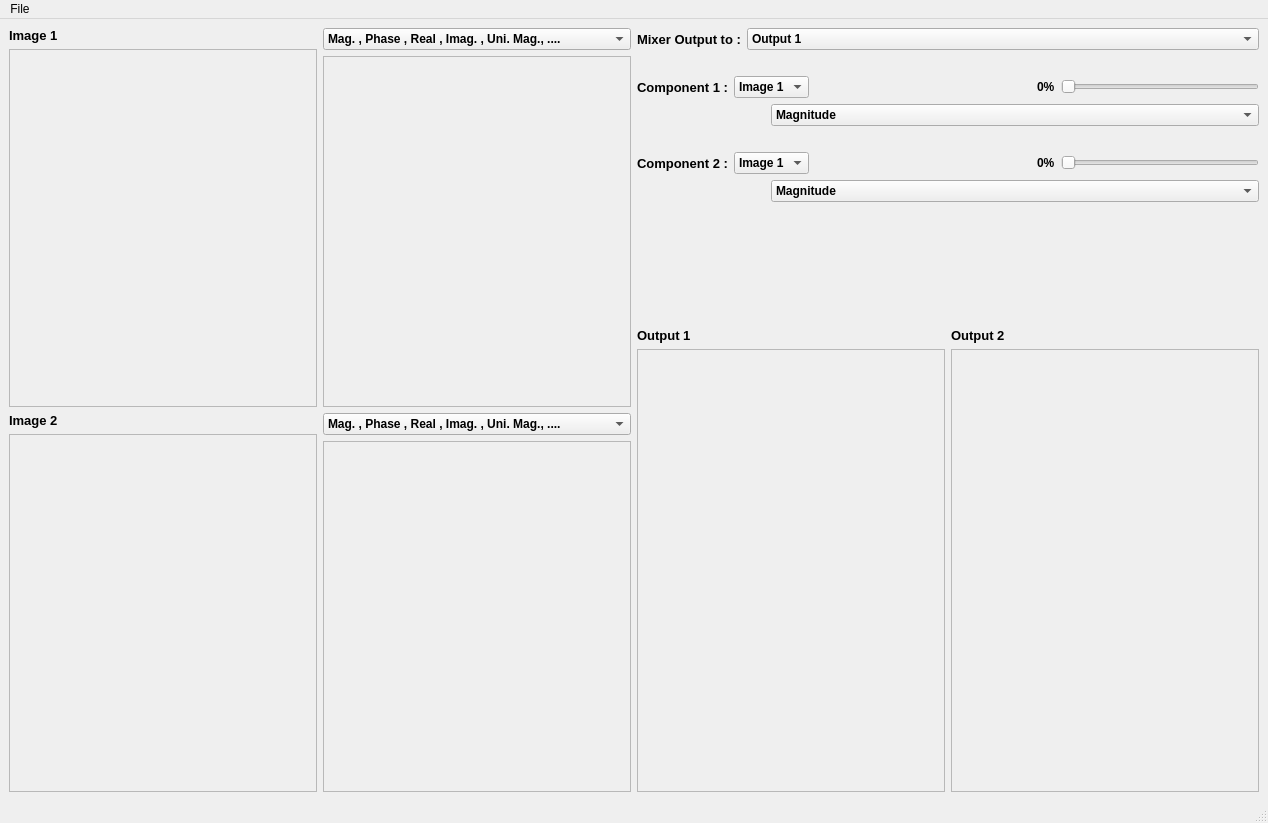
<?xml version="1.0" encoding="UTF-8"?>
<ui version="4.0">
 <class>MainWindow</class>
 <widget class="QMainWindow" name="MainWindow">
  <property name="geometry">
   <rect>
    <x>0</x>
    <y>0</y>
    <width>1268</width>
    <height>823</height>
   </rect>
  </property>
  <property name="windowTitle">
   <string>Image Mixer</string>
  </property>
  <widget class="QWidget" name="centralwidget">
   <layout class="QHBoxLayout" name="horizontalLayout_5">
    <item>
     <layout class="QHBoxLayout" name="horizontalLayout_3">
      <item>
       <layout class="QHBoxLayout" name="horizontalLayout_9">
        <item>
         <layout class="QVBoxLayout" name="verticalLayout_10">
          <item>
           <layout class="QVBoxLayout" name="verticalLayout">
            <item>
             <widget class="QLabel" name="label_img1">
              <property name="font">
               <font>
                <pointsize>10</pointsize>
                <weight>75</weight>
                <bold>true</bold>
               </font>
              </property>
              <property name="text">
               <string>Image 1</string>
              </property>
              <property name="alignment">
               <set>Qt::AlignLeading|Qt::AlignLeft|Qt::AlignVCenter</set>
              </property>
             </widget>
            </item>
            <item>
             <widget class="QScrollArea" name="scrollArea_img1">
              <property name="widgetResizable">
               <bool>true</bool>
              </property>
              <widget class="QWidget" name="scrollAreaWidgetContents">
               <property name="geometry">
                <rect>
                 <x>0</x>
                 <y>0</y>
                 <width>299</width>
                 <height>337</height>
                </rect>
               </property>
               <layout class="QGridLayout" name="gridLayout">
                <item row="0" column="0">
                 <widget class="ImageView" name="view_img1" native="true"/>
                </item>
               </layout>
              </widget>
             </widget>
            </item>
           </layout>
          </item>
          <item>
           <layout class="QVBoxLayout" name="verticalLayout_3">
            <item>
             <widget class="QLabel" name="label_img2">
              <property name="font">
               <font>
                <pointsize>10</pointsize>
                <weight>75</weight>
                <bold>true</bold>
               </font>
              </property>
              <property name="text">
               <string>Image 2</string>
              </property>
             </widget>
            </item>
            <item>
             <widget class="QScrollArea" name="scrollArea_img1_2">
              <property name="widgetResizable">
               <bool>true</bool>
              </property>
              <widget class="QWidget" name="scrollAreaWidgetContents_3">
               <property name="geometry">
                <rect>
                 <x>0</x>
                 <y>0</y>
                 <width>299</width>
                 <height>336</height>
                </rect>
               </property>
               <layout class="QGridLayout" name="gridLayout_2">
                <item row="0" column="0">
                 <widget class="ImageView" name="view_img2" native="true"/>
                </item>
               </layout>
              </widget>
             </widget>
            </item>
           </layout>
          </item>
         </layout>
        </item>
        <item>
         <layout class="QVBoxLayout" name="verticalLayout_11">
          <item>
           <layout class="QVBoxLayout" name="verticalLayout_2">
            <item>
             <widget class="QComboBox" name="img1_comp">
              <property name="font">
               <font>
                <weight>75</weight>
                <bold>true</bold>
               </font>
              </property>
              <property name="contextMenuPolicy">
               <enum>Qt::DefaultContextMenu</enum>
              </property>
              <property name="accessibleName">
               <string>&lt;html&gt;&lt;head/&gt;&lt;body&gt;&lt;p&gt;Img1 Comp.&lt;/p&gt;&lt;/body&gt;&lt;/html&gt;</string>
              </property>
              <property name="currentIndex">
               <number>0</number>
              </property>
              <item>
               <property name="text">
                <string>Mag. , Phase , Real , Imag. , Uni. Mag., ....</string>
               </property>
              </item>
              <item>
               <property name="text">
                <string notr="true">Magnitude</string>
               </property>
              </item>
              <item>
               <property name="text">
                <string>Phase</string>
               </property>
              </item>
              <item>
               <property name="text">
                <string>Real</string>
               </property>
              </item>
              <item>
               <property name="text">
                <string>Imaginary</string>
               </property>
              </item>
              <item>
               <property name="text">
                <string>Uniform Magnitude</string>
               </property>
              </item>
              <item>
               <property name="text">
                <string>Uniform Phase</string>
               </property>
              </item>
             </widget>
            </item>
            <item>
             <widget class="QScrollArea" name="scrollArea_2">
              <property name="widgetResizable">
               <bool>true</bool>
              </property>
              <widget class="QWidget" name="scrollAreaWidgetContents_2">
               <property name="geometry">
                <rect>
                 <x>0</x>
                 <y>0</y>
                 <width>299</width>
                 <height>336</height>
                </rect>
               </property>
               <layout class="QGridLayout" name="gridLayout_4">
                <item row="0" column="0">
                 <widget class="ImageView" name="view_comp1" native="true"/>
                </item>
               </layout>
              </widget>
             </widget>
            </item>
           </layout>
          </item>
          <item>
           <layout class="QVBoxLayout" name="verticalLayout_4">
            <item>
             <widget class="QComboBox" name="img2_comp">
              <property name="font">
               <font>
                <weight>75</weight>
                <bold>true</bold>
               </font>
              </property>
              <property name="contextMenuPolicy">
               <enum>Qt::DefaultContextMenu</enum>
              </property>
              <property name="accessibleName">
               <string>&lt;html&gt;&lt;head/&gt;&lt;body&gt;&lt;p&gt;Img1 Comp.&lt;/p&gt;&lt;/body&gt;&lt;/html&gt;</string>
              </property>
              <property name="currentIndex">
               <number>0</number>
              </property>
              <item>
               <property name="text">
                <string>Mag. , Phase , Real , Imag. , Uni. Mag., ....</string>
               </property>
              </item>
              <item>
               <property name="text">
                <string notr="true">Magnitude</string>
               </property>
              </item>
              <item>
               <property name="text">
                <string>Phase</string>
               </property>
              </item>
              <item>
               <property name="text">
                <string>Real</string>
               </property>
              </item>
              <item>
               <property name="text">
                <string>Imaginary</string>
               </property>
              </item>
              <item>
               <property name="text">
                <string>Uniform Magnitude</string>
               </property>
              </item>
              <item>
               <property name="text">
                <string>Uniform Phase</string>
               </property>
              </item>
             </widget>
            </item>
            <item>
             <widget class="QScrollArea" name="scrollArea_img2">
              <property name="widgetResizable">
               <bool>true</bool>
              </property>
              <widget class="QWidget" name="scrollAreaWidgetContents_4">
               <property name="geometry">
                <rect>
                 <x>0</x>
                 <y>0</y>
                 <width>299</width>
                 <height>335</height>
                </rect>
               </property>
               <layout class="QGridLayout" name="gridLayout_3">
                <item row="0" column="0">
                 <widget class="ImageView" name="view_comp2" native="true"/>
                </item>
               </layout>
              </widget>
             </widget>
            </item>
           </layout>
          </item>
         </layout>
        </item>
       </layout>
      </item>
      <item>
       <layout class="QVBoxLayout" name="verticalLayout_18">
        <item>
         <layout class="QVBoxLayout" name="verticalLayout_17">
          <item>
           <layout class="QVBoxLayout" name="verticalLayout_16">
            <item>
             <layout class="QVBoxLayout" name="verticalLayout_15">
              <item>
               <layout class="QVBoxLayout" name="verticalLayout_14">
                <item>
                 <layout class="QVBoxLayout" name="verticalLayout_9">
                  <item>
                   <layout class="QFormLayout" name="formLayout_3">
                    <item row="0" column="0">
                     <widget class="QLabel" name="label_mixer">
                      <property name="font">
                       <font>
                        <pointsize>10</pointsize>
                        <weight>75</weight>
                        <bold>true</bold>
                       </font>
                      </property>
                      <property name="text">
                       <string>Mixer Output to :</string>
                      </property>
                     </widget>
                    </item>
                    <item row="0" column="1">
                     <widget class="QComboBox" name="comboBox_out">
                      <property name="font">
                       <font>
                        <weight>75</weight>
                        <bold>true</bold>
                       </font>
                      </property>
                      <property name="currentIndex">
                       <number>0</number>
                      </property>
                      <item>
                       <property name="text">
                        <string>Output 1</string>
                       </property>
                      </item>
                      <item>
                       <property name="text">
                        <string>Output 2</string>
                       </property>
                      </item>
                     </widget>
                    </item>
                   </layout>
                  </item>
                  <item>
                   <spacer name="horizontalSpacer_5">
                    <property name="orientation">
                     <enum>Qt::Horizontal</enum>
                    </property>
                    <property name="sizeHint" stdset="0">
                     <size>
                      <width>40</width>
                      <height>20</height>
                     </size>
                    </property>
                   </spacer>
                  </item>
                 </layout>
                </item>
                <item>
                 <layout class="QVBoxLayout" name="verticalLayout_12">
                  <item>
                   <layout class="QVBoxLayout" name="verticalLayout_7">
                    <item>
                     <layout class="QHBoxLayout" name="horizontalLayout_4">
                      <item>
                       <widget class="QLabel" name="label_comp1">
                        <property name="font">
                         <font>
                          <pointsize>10</pointsize>
                          <weight>75</weight>
                          <bold>true</bold>
                         </font>
                        </property>
                        <property name="text">
                         <string>Component 1 :</string>
                        </property>
                       </widget>
                      </item>
                      <item>
                       <widget class="QComboBox" name="comboBox1_img">
                        <property name="font">
                         <font>
                          <weight>75</weight>
                          <bold>true</bold>
                         </font>
                        </property>
                        <property name="currentIndex">
                         <number>0</number>
                        </property>
                        <item>
                         <property name="text">
                          <string>Image 1</string>
                         </property>
                        </item>
                        <item>
                         <property name="text">
                          <string>Image 2</string>
                         </property>
                        </item>
                       </widget>
                      </item>
                      <item>
                       <spacer name="horizontalSpacer_2">
                        <property name="orientation">
                         <enum>Qt::Horizontal</enum>
                        </property>
                        <property name="sizeHint" stdset="0">
                         <size>
                          <width>40</width>
                          <height>20</height>
                         </size>
                        </property>
                       </spacer>
                      </item>
                      <item>
                       <layout class="QHBoxLayout" name="horizontalLayout_2">
                        <item>
                         <widget class="QLabel" name="slide1_label">
                          <property name="font">
                           <font>
                            <weight>75</weight>
                            <bold>true</bold>
                           </font>
                          </property>
                          <property name="text">
                           <string>0%</string>
                          </property>
                         </widget>
                        </item>
                        <item>
                         <widget class="QSlider" name="Slider1">
                          <property name="maximum">
                           <number>100</number>
                          </property>
                          <property name="orientation">
                           <enum>Qt::Horizontal</enum>
                          </property>
                         </widget>
                        </item>
                       </layout>
                      </item>
                     </layout>
                    </item>
                    <item>
                     <layout class="QFormLayout" name="formLayout">
                      <item row="0" column="0">
                       <spacer name="horizontalSpacer">
                        <property name="orientation">
                         <enum>Qt::Horizontal</enum>
                        </property>
                        <property name="sizeHint" stdset="0">
                         <size>
                          <width>128</width>
                          <height>19</height>
                         </size>
                        </property>
                       </spacer>
                      </item>
                      <item row="0" column="1">
                       <widget class="QComboBox" name="comboBox_comp1">
                        <property name="font">
                         <font>
                          <weight>75</weight>
                          <bold>true</bold>
                         </font>
                        </property>
                        <property name="currentIndex">
                         <number>0</number>
                        </property>
                        <item>
                         <property name="text">
                          <string>Magnitude</string>
                         </property>
                        </item>
                        <item>
                         <property name="text">
                          <string>Phase</string>
                         </property>
                        </item>
                        <item>
                         <property name="text">
                          <string>Real</string>
                         </property>
                        </item>
                        <item>
                         <property name="text">
                          <string>Imaginary</string>
                         </property>
                        </item>
                        <item>
                         <property name="text">
                          <string>Uniform Phase</string>
                         </property>
                        </item>
                        <item>
                         <property name="text">
                          <string>Uniform Magnitude</string>
                         </property>
                        </item>
                       </widget>
                      </item>
                     </layout>
                    </item>
                   </layout>
                  </item>
                  <item>
                   <spacer name="horizontalSpacer_6">
                    <property name="orientation">
                     <enum>Qt::Horizontal</enum>
                    </property>
                    <property name="sizeHint" stdset="0">
                     <size>
                      <width>40</width>
                      <height>20</height>
                     </size>
                    </property>
                   </spacer>
                  </item>
                 </layout>
                </item>
                <item>
                 <layout class="QVBoxLayout" name="verticalLayout_13">
                  <item>
                   <layout class="QVBoxLayout" name="verticalLayout_8">
                    <item>
                     <layout class="QHBoxLayout" name="horizontalLayout_7">
                      <item>
                       <widget class="QLabel" name="label_comp2">
                        <property name="font">
                         <font>
                          <pointsize>10</pointsize>
                          <weight>75</weight>
                          <bold>true</bold>
                         </font>
                        </property>
                        <property name="text">
                         <string>Component 2 :</string>
                        </property>
                       </widget>
                      </item>
                      <item>
                       <widget class="QComboBox" name="comboBox2_img">
                        <property name="font">
                         <font>
                          <weight>75</weight>
                          <bold>true</bold>
                         </font>
                        </property>
                        <property name="currentIndex">
                         <number>0</number>
                        </property>
                        <item>
                         <property name="text">
                          <string>Image 1</string>
                         </property>
                        </item>
                        <item>
                         <property name="text">
                          <string>Image 2</string>
                         </property>
                        </item>
                       </widget>
                      </item>
                      <item>
                       <spacer name="horizontalSpacer_4">
                        <property name="orientation">
                         <enum>Qt::Horizontal</enum>
                        </property>
                        <property name="sizeHint" stdset="0">
                         <size>
                          <width>40</width>
                          <height>20</height>
                         </size>
                        </property>
                       </spacer>
                      </item>
                      <item>
                       <layout class="QHBoxLayout" name="horizontalLayout">
                        <item>
                         <widget class="QLabel" name="slide2_label">
                          <property name="font">
                           <font>
                            <weight>75</weight>
                            <bold>true</bold>
                           </font>
                          </property>
                          <property name="text">
                           <string>0%</string>
                          </property>
                         </widget>
                        </item>
                        <item>
                         <widget class="QSlider" name="slider2">
                          <property name="maximum">
                           <number>100</number>
                          </property>
                          <property name="orientation">
                           <enum>Qt::Horizontal</enum>
                          </property>
                         </widget>
                        </item>
                       </layout>
                      </item>
                     </layout>
                    </item>
                    <item>
                     <layout class="QFormLayout" name="formLayout_2">
                      <item row="0" column="0">
                       <spacer name="horizontalSpacer_3">
                        <property name="orientation">
                         <enum>Qt::Horizontal</enum>
                        </property>
                        <property name="sizeHint" stdset="0">
                         <size>
                          <width>128</width>
                          <height>20</height>
                         </size>
                        </property>
                       </spacer>
                      </item>
                      <item row="0" column="1">
                       <widget class="QComboBox" name="comboBox_comp2">
                        <property name="font">
                         <font>
                          <weight>75</weight>
                          <bold>true</bold>
                         </font>
                        </property>
                        <property name="currentIndex">
                         <number>0</number>
                        </property>
                        <item>
                         <property name="text">
                          <string>Magnitude</string>
                         </property>
                        </item>
                        <item>
                         <property name="text">
                          <string>Phase</string>
                         </property>
                        </item>
                        <item>
                         <property name="text">
                          <string>Real</string>
                         </property>
                        </item>
                        <item>
                         <property name="text">
                          <string>Imaginary</string>
                         </property>
                        </item>
                        <item>
                         <property name="text">
                          <string>Uniform Phase</string>
                         </property>
                        </item>
                        <item>
                         <property name="text">
                          <string>Uniform Magnitude</string>
                         </property>
                        </item>
                       </widget>
                      </item>
                     </layout>
                    </item>
                   </layout>
                  </item>
                  <item>
                   <spacer name="horizontalSpacer_7">
                    <property name="orientation">
                     <enum>Qt::Horizontal</enum>
                    </property>
                    <property name="sizeHint" stdset="0">
                     <size>
                      <width>40</width>
                      <height>20</height>
                     </size>
                    </property>
                   </spacer>
                  </item>
                 </layout>
                </item>
               </layout>
              </item>
              <item>
               <spacer name="horizontalSpacer_9">
                <property name="orientation">
                 <enum>Qt::Horizontal</enum>
                </property>
                <property name="sizeHint" stdset="0">
                 <size>
                  <width>40</width>
                  <height>20</height>
                 </size>
                </property>
               </spacer>
              </item>
              <item>
               <spacer name="horizontalSpacer_8">
                <property name="orientation">
                 <enum>Qt::Horizontal</enum>
                </property>
                <property name="sizeHint" stdset="0">
                 <size>
                  <width>40</width>
                  <height>20</height>
                 </size>
                </property>
               </spacer>
              </item>
             </layout>
            </item>
            <item>
             <spacer name="horizontalSpacer_11">
              <property name="orientation">
               <enum>Qt::Horizontal</enum>
              </property>
              <property name="sizeHint" stdset="0">
               <size>
                <width>40</width>
                <height>20</height>
               </size>
              </property>
             </spacer>
            </item>
            <item>
             <spacer name="horizontalSpacer_10">
              <property name="orientation">
               <enum>Qt::Horizontal</enum>
              </property>
              <property name="sizeHint" stdset="0">
               <size>
                <width>40</width>
                <height>20</height>
               </size>
              </property>
             </spacer>
            </item>
           </layout>
          </item>
          <item>
           <spacer name="horizontalSpacer_12">
            <property name="orientation">
             <enum>Qt::Horizontal</enum>
            </property>
            <property name="sizeHint" stdset="0">
             <size>
              <width>40</width>
              <height>20</height>
             </size>
            </property>
           </spacer>
          </item>
         </layout>
        </item>
        <item>
         <layout class="QHBoxLayout" name="horizontalLayout_8">
          <item>
           <layout class="QVBoxLayout" name="verticalLayout_5">
            <item>
             <widget class="QLabel" name="label_out1">
              <property name="font">
               <font>
                <pointsize>10</pointsize>
                <weight>75</weight>
                <bold>true</bold>
               </font>
              </property>
              <property name="text">
               <string>Output 1</string>
              </property>
              <property name="alignment">
               <set>Qt::AlignLeading|Qt::AlignLeft|Qt::AlignVCenter</set>
              </property>
             </widget>
            </item>
            <item>
             <widget class="QScrollArea" name="scrollArea_out2">
              <property name="widgetResizable">
               <bool>true</bool>
              </property>
              <widget class="QWidget" name="scrollAreaWidgetContents_6">
               <property name="geometry">
                <rect>
                 <x>0</x>
                 <y>0</y>
                 <width>300</width>
                 <height>319</height>
                </rect>
               </property>
               <layout class="QGridLayout" name="gridLayout_5">
                <item row="0" column="0">
                 <widget class="ImageView" name="view_out1" native="true"/>
                </item>
               </layout>
              </widget>
             </widget>
            </item>
           </layout>
          </item>
          <item>
           <layout class="QVBoxLayout" name="verticalLayout_6">
            <item>
             <widget class="QLabel" name="label_out2">
              <property name="font">
               <font>
                <pointsize>10</pointsize>
                <weight>75</weight>
                <bold>true</bold>
               </font>
              </property>
              <property name="text">
               <string>Output 2</string>
              </property>
              <property name="alignment">
               <set>Qt::AlignLeading|Qt::AlignLeft|Qt::AlignVCenter</set>
              </property>
             </widget>
            </item>
            <item>
             <widget class="QScrollArea" name="scrollArea_out1">
              <property name="widgetResizable">
               <bool>true</bool>
              </property>
              <widget class="QWidget" name="scrollAreaWidgetContents_5">
               <property name="geometry">
                <rect>
                 <x>0</x>
                 <y>0</y>
                 <width>299</width>
                 <height>319</height>
                </rect>
               </property>
               <layout class="QGridLayout" name="gridLayout_6">
                <item row="0" column="0">
                 <widget class="ImageView" name="view_out2" native="true"/>
                </item>
               </layout>
              </widget>
             </widget>
            </item>
           </layout>
          </item>
         </layout>
        </item>
       </layout>
      </item>
     </layout>
    </item>
   </layout>
  </widget>
  <widget class="QMenuBar" name="menubar">
   <property name="geometry">
    <rect>
     <x>0</x>
     <y>0</y>
     <width>1268</width>
     <height>26</height>
    </rect>
   </property>
   <widget class="QMenu" name="menuFile">
    <property name="title">
     <string>File</string>
    </property>
    <addaction name="actionOpen_Img1"/>
    <addaction name="actionOpen_Img2"/>
   </widget>
   <addaction name="menuFile"/>
  </widget>
  <widget class="QStatusBar" name="statusbar"/>
  <action name="actionOpen_Img1">
   <property name="text">
    <string>Open  Image 1</string>
   </property>
  </action>
  <action name="actionMagnitude">
   <property name="text">
    <string>Magnitude</string>
   </property>
  </action>
  <action name="actionPhase">
   <property name="text">
    <string>Phase</string>
   </property>
  </action>
  <action name="actionReal">
   <property name="text">
    <string>Real</string>
   </property>
  </action>
  <action name="actionImaginary">
   <property name="text">
    <string>Imaginary</string>
   </property>
  </action>
  <action name="actionUniform_Magnitude">
   <property name="text">
    <string>Uniform Magnitude</string>
   </property>
  </action>
  <action name="actionUniform_Phase">
   <property name="text">
    <string>Uniform Phase</string>
   </property>
  </action>
  <action name="actionMagnitude_2">
   <property name="text">
    <string>Magnitude</string>
   </property>
  </action>
  <action name="actionPhase_2">
   <property name="text">
    <string>Phase</string>
   </property>
  </action>
  <action name="actionReal_2">
   <property name="text">
    <string>Real</string>
   </property>
  </action>
  <action name="actionImaginary_2">
   <property name="text">
    <string>Imaginary</string>
   </property>
  </action>
  <action name="actionUniform_Magnitude_2">
   <property name="text">
    <string>Uniform Magnitude</string>
   </property>
  </action>
  <action name="actionUniform_Phase_2">
   <property name="text">
    <string>Uniform Phase</string>
   </property>
  </action>
  <action name="actionMagnitude_3">
   <property name="text">
    <string>Magnitude</string>
   </property>
  </action>
  <action name="actionphase">
   <property name="text">
    <string>phase</string>
   </property>
  </action>
  <action name="actionReal_3">
   <property name="text">
    <string>Real</string>
   </property>
  </action>
  <action name="actionImaginary_3">
   <property name="text">
    <string>Imaginary</string>
   </property>
  </action>
  <action name="actionUniform_Magnitude_3">
   <property name="text">
    <string>Uniform Magnitude</string>
   </property>
  </action>
  <action name="actionUniform_Phase_3">
   <property name="text">
    <string>Uniform Phase</string>
   </property>
  </action>
  <action name="actionMagnitude_4">
   <property name="text">
    <string>Magnitude</string>
   </property>
  </action>
  <action name="actionPhase_3">
   <property name="text">
    <string>Phase</string>
   </property>
  </action>
  <action name="actionReal_4">
   <property name="text">
    <string>Real</string>
   </property>
  </action>
  <action name="actionImaginary_4">
   <property name="text">
    <string>Imaginary</string>
   </property>
  </action>
  <action name="actionUniform_Magnitude_4">
   <property name="text">
    <string>Uniform Magnitude</string>
   </property>
  </action>
  <action name="actionUniform_Phase_4">
   <property name="text">
    <string>Uniform Phase</string>
   </property>
  </action>
  <action name="actionOutput_1">
   <property name="text">
    <string>Output 1</string>
   </property>
  </action>
  <action name="actionOutput_2">
   <property name="text">
    <string>Output 2</string>
   </property>
  </action>
  <action name="actionOpen_Img2">
   <property name="text">
    <string>Open Image 2</string>
   </property>
  </action>
 </widget>
 <customwidgets>
  <customwidget>
   <class>ImageView</class>
   <extends>QWidget</extends>
   <header>pyqtgraph.h</header>
   <container>1</container>
  </customwidget>
 </customwidgets>
 <resources/>
 <connections>
  <connection>
   <sender>Slider1</sender>
   <signal>sliderMoved(int)</signal>
   <receiver>slide1_label</receiver>
   <slot>setNum(int)</slot>
   <hints>
    <hint type="sourcelabel">
     <x>1107</x>
     <y>117</y>
    </hint>
    <hint type="destinationlabel">
     <x>1079</x>
     <y>118</y>
    </hint>
   </hints>
  </connection>
  <connection>
   <sender>slider2</sender>
   <signal>sliderMoved(int)</signal>
   <receiver>slide2_label</receiver>
   <slot>setNum(int)</slot>
   <hints>
    <hint type="sourcelabel">
     <x>1107</x>
     <y>212</y>
    </hint>
    <hint type="destinationlabel">
     <x>1078</x>
     <y>216</y>
    </hint>
   </hints>
  </connection>
 </connections>
</ui>
